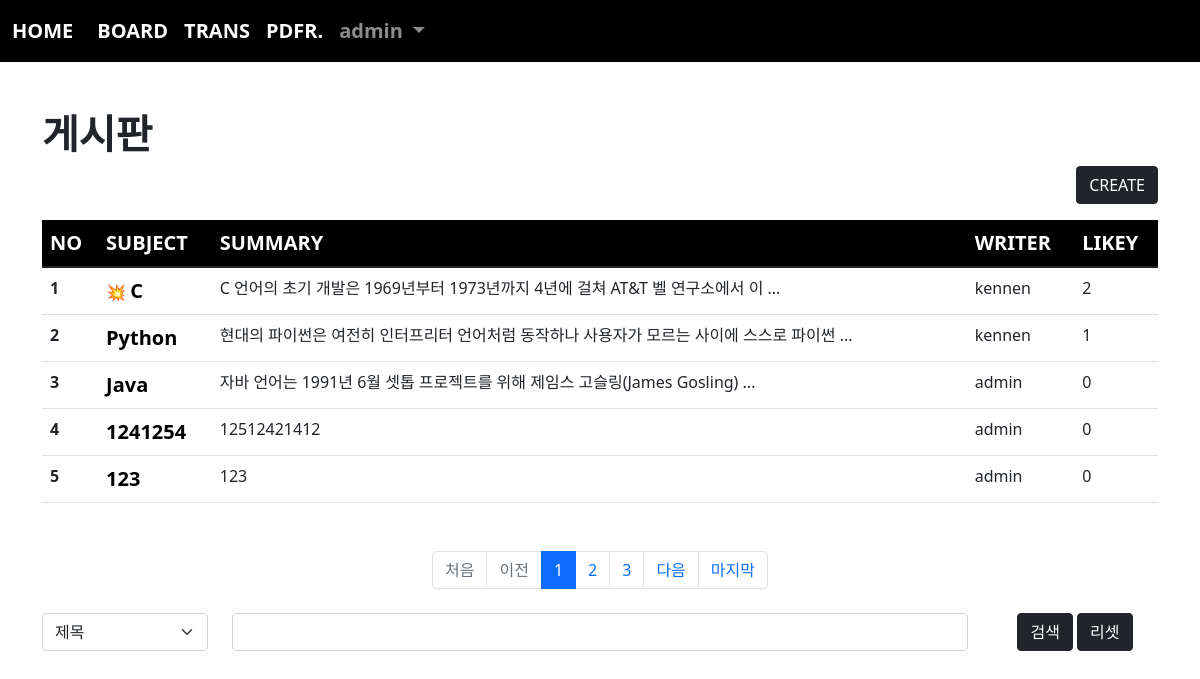
Page /board/index/ (signed in) on the committed database.
### acc/models.py (models this page shows, shortened)
class User(AbstractUser):
    point = models.IntegerField(default=0)
    comment = models.TextField()
    pic = models.ImageField(upload_to="user/%y/%m")

### board/models.py (models this page shows, shortened)
class Board(models.Model):
    subject = models.CharField(max_length=200)
    writer = models.ForeignKey(User, on_delete=models.CASCADE, related_name="writer")
    content = models.TextField()
    likey = models.ManyToManyField(User, blank=True, related_name="likey")
    pubdate = models.DateTimeField()
    def summary(self):
        if len(self.content) > 50:
            return f"{self.content[:50]} ..."
        return self.content
    def hot(self):
        if self.likey.count() > 1:
            return True
        return False

### board/views.py (the view)
# urls.py: path('index/', views.index, name="index"),
def index(request):
    pg = request.GET.get("page", 1)
    cate = request.GET.get("cate", "")
    kw = request.GET.get("kw", "")
    if kw:
        if cate == "sub":
            b = Board.objects.filter(subject__startswith=kw)
        elif cate == "wri":
            from acc.models import User
            try:
                u = User.objects.get(username=kw)
                b = Board.objects.filter(writer=u)
            except:
                b = Board.objects.none()
        elif cate == "con":
            b = Board.objects.filter(content__contains=kw)
        else:
            messages.error(request, "법적 조치 가하겠음! 해볼테면 털어봐")
            b = Board.objects.none()
    else:
        b = Board.objects.all()
    pag = Paginator(b, 5)
    obj = pag.get_page(pg)
    context = {
        "bset": obj,
        "cate": cate,
        "kw": kw
    }
    return render(request, "board/index.html", context)

### templates/board/index.html (shortened to what this page needs)
{% extends 'base.html' %}
{% block con %}
{% load mathfilters %}
    <div class="container mt-5 mb-5">
        <h1><b>게시판</b></h1>
        <div class="text-end">
            <a href="{% url 'board:create' %}" class="btn btn-dark">CREATE</a>
        </div>
        <table class="table mt-3 table-hover">
            <thead style="background-color: black; color:white; font-size: 20px;">
                <tr>
                    <th scope="col">NO</th>
                    <th scope="col">SUBJECT</th>
                    <th scope="col">SUMMARY</th>
                    <th scope="col">WRITER</th>
                    <th scope="col">LIKEY</th>
                </tr>
            </thead>
            <tbody>
                {% if bset %}
                    {% for i in bset %}
                        <tr>
                            <th scope="row">{{ bset.start_index|add:forloop.counter0 }}</th>
                            <td>{% if i.hot %} 💥 {% endif %}<a class="sub" href="{% url 'board:detail' i.id %}">{{ i.subject }}</a></td>
                            <td>{{ i.summary }}</td>
                            <td>{{ i.writer }}</td>
                            <td>{{ i.likey.count }}</td>
                        </tr>
                    {% endfor %}
                {% endif %}
            </tbody>
        </table>
        <nav id="pag" class="mt-5" aria-label="Page navigation example">
            <ul class="pagination justify-content-center">
                {% if bset.has_previous %}
                    <li class="page-item">
                        <a href="?page=1&cate={{cate}}&kw={{kw}}" class="page-link">처음</a>
                    </li>
                    <li class="page-item">
                        <a href="?page={{bset.previous_page_number}}&cate={{cate}}&kw={{kw}}" class="page-link">이전</a>
                    </li>
                {% else %}
                    <li class="page-item disabled">
                        <a class="page-link">처음</a>
                    </li>
                    <li class="page-item disabled">
                        <a class="page-link">이전</a>
                    </li>
                {% endif %}
                {% for i in bset.paginator.page_range %}
                    {% if i >= bset.number|sub:5 and bset.number|add:4 >= i %}
                        <li class="page-item {% if bset.number == i %} active {% endif %}">
                            <a class="page-link" href="?page={{i}}&cate={{cate}}&kw={{kw}}">{{i}}</a>
                        </li>
                    {% endif %}
                {% endfor %}
                {% if bset.has_next %}
                    <li class="page-item">
                        <a href="?page={{bset.next_page_number}}&cate={{cate}}&kw={{kw}}" class="page-link">다음</a>
                    </li>
                    <li class="page-item">
                        <a href="?page={{bset.paginator.num_pages}}&cate={{cate}}&kw={{kw}}" class="page-link">마지막</a>
                    </li>
                {% endif %}
            </ul>
        </nav>
        <form>
            <div class="row mt-4">
                <div class="col-lg-2">
                    <select class="form-select mb-3" name="cate" aria-label=".form-select-lg example">
                        <option value="sub" {% if cate == "sub" %} selected {% endif %}>제목</option>
                    </select>
                </div>
                <div class="col-lg-8">
                    <input type="text" name="kw" value="{{kw}}" class="form-control">
                </div>
                <div class="col-lg-2 text-center">
                    <button class="btn btn-dark">검색</button>
                    <a href="{% url 'board:index' %}" class="btn btn-dark">리셋</a>
                </div>
            </div>
        </form>
    </div>
{% endblock %}

### templates/base.html (shortened to what this page needs)
<!doctype html>
<html lang="en">
    <head>
        <link href="https://cdn.jsdelivr.net/npm/bootstrap@5.1.3/dist/css/bootstrap.min.css" rel="stylesheet">
    </head>
    <body>
        {% if user.is_authenticated %}
            <nav class="navbar navbar-expand-lg navbar-dark" style="background-color: rgb(0, 0, 0); font-size: 20px; font-weight: bold;">
                <div class="container-fluid">
                    <a class="navbar-brand" href="{% url 'acc:index' %}">HOME</a>
                    <div class="collapse navbar-collapse" id="navbarSupportedContent">
                        <ul class="navbar-nav me-auto mb-2 mb-lg-0">
                            <li class="nav-item">
                                <a class="nav-link active" aria-current="page" href="{% url 'board:index' %}">BOARD</a>
                            </li>
                            <li class="nav-item">
                                <a class="nav-link active" aria-current="page" href="{% url 'trans:index' %}">TRANS</a>
                            </li>
                            <li class="nav-item">
                                <a class="nav-link active" aria-current="page" href="{% url 'pdfread:index' %}">PDFR.</a>
                            </li>
                            <li class="nav-item dropdown">
                                <a class="nav-link dropdown-toggle" href="#" id="navbarDropdown" role="button" data-bs-toggle="dropdown" aria-expanded="false">
                                    {{ user }}
                                </a>
                            </li>
                        </ul>
                    </div>
                </div>
            </nav>
        {% endif %}
        {% if user.is_authenticated %}
            {% block con %}{% endblock %}
        {% endif %}
    </body>
</html>

### templates/board/index.html (style rules this page uses)
.sub { color:black; text-decoration: none; font-size: 20px; font-weight: bold; }

### rows in the picture
User: username "admin"
Board: start_index|add "1", subject "C", summary "C 언어의 초기 개발은 1969년부터 1973년까지 4년에 걸쳐 AT&T 벨 연구소에서 이 ...", writer "kennen", likey.count "2"
Board: start_index|add "2", subject "Python", summary "현대의 파이썬은 여전히 인터프리터 언어처럼 동작하나 사용자가 모르는 사이에 스스로 파이썬 ...", writer "kennen", likey.count "1"
Board: start_index|add "3", subject "Java", summary "자바 언어는 1991년 6월 셋톱 프로젝트를 위해 제임스 고슬링(James Gosling) ...", writer "admin", likey.count "0"
Board: start_index|add "4", subject "1241254", summary "12512421412", writer "admin", likey.count "0"
Board: start_index|add "5", subject "123", summary "123", writer "admin", likey.count "0"

### other values in the picture
{{ i }} "1" "2" "3"
